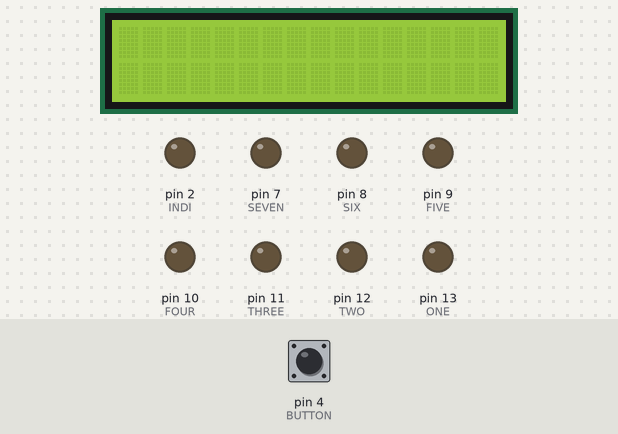
This sketch was run on a simulated Arduino Uno, built with avr-gcc and run on an emulated ATmega328P. Parts: 16×2 character LCD, output pins drawn as LEDs (lit = HIGH). Dashed ring = blinking. The inputs (shaded band) are chosen by the test bench; at power-on: pin 4 (BUTTON) LOW. Random numbers use the default seed unless the sketch sets one; what the sketch prints to the serial monitor is not drawn.

Above: at 1.2 s.
1.3 s: pin 4 (BUTTON) pulled HIGH for 0.15 s
At 4.2 s:
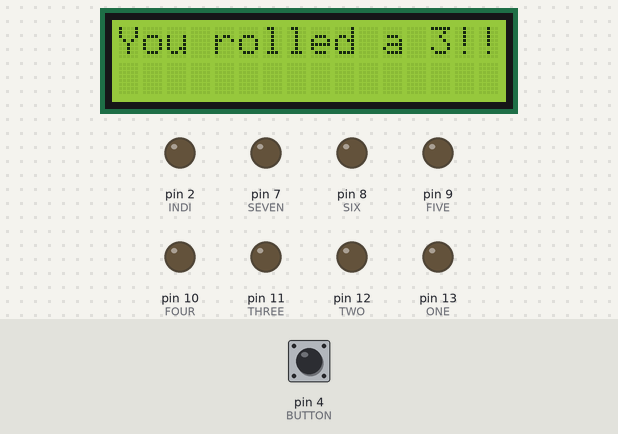
4.4 s: pin 4 (BUTTON) pulled HIGH for 1 s
At 6.1 s:
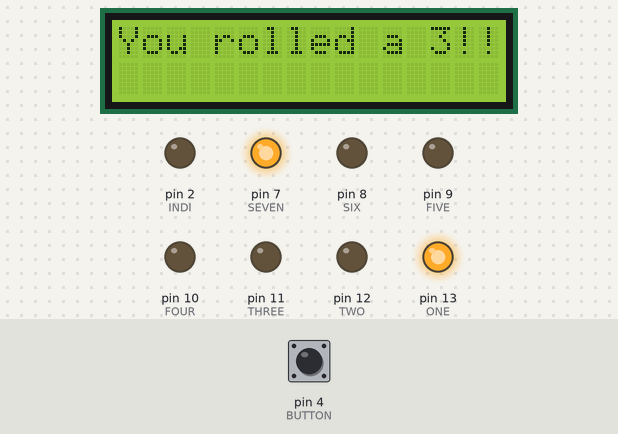
8.2 s: pin 4 (BUTTON) pulled HIGH for 3.2 s
At 9.0 s:
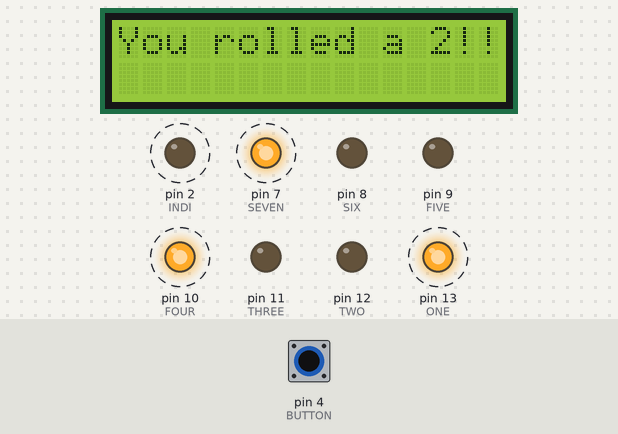
14.3 s: pin 4 (BUTTON) pulled HIGH for 0.15 s
At 16.0 s:
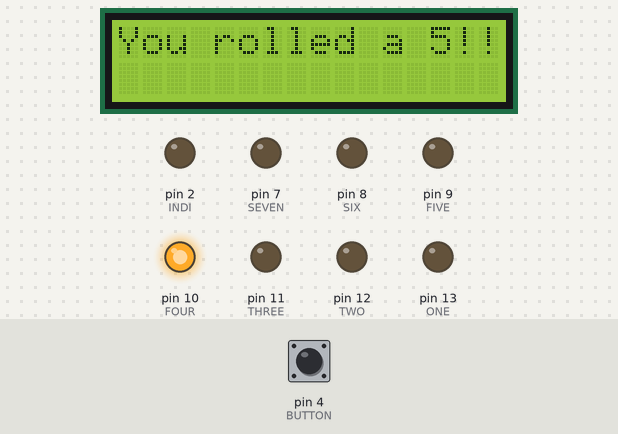
Timing chart, 0 to 18.1 s (numbered marks = the images above; inputs shaded):
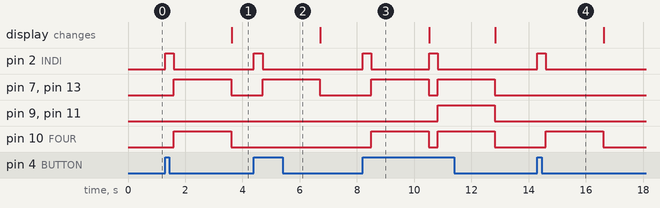

The sketch:

Electronic_Dice.ino
```cpp
//Electronic Dice Code
// Michael Sohanlall && Vincent Viray

#include <Wire.h>
#include <LCD.h>
#include <LiquidCrystal_I2C.h>

#define I2C_ADDR    0x3F // <<----- Add your address here.  Find it from I2C Scanner
#define BACKLIGHT_PIN     3
#define En_pin  2
#define Rw_pin  1
#define Rs_pin  0
#define D4_pin  4
#define D5_pin  5
#define D6_pin  6
#define D7_pin  7

int n = 1;

LiquidCrystal_I2C  lcd(I2C_ADDR,En_pin,Rw_pin,Rs_pin,D4_pin,D5_pin,D6_pin,D7_pin);

//Define variables

const int ONE = 13;
const int TWO = 12;
const int THREE = 11;
const int FOUR = 10;
const int FIVE = 9;
const int SIX = 8;
const int SEVEN = 7;
const int BUTTON = 4;
const int INDI = 2;//indicator light
/* this sets all of the terms to number values */

int val = 0; //integer value set to 0

int state = 0; //state set to 0, aka off

long randNumber; //this is needed for the random number gen

void setup(){
  pinMode(ONE, OUTPUT);
  pinMode(TWO, OUTPUT);
  pinMode(THREE, OUTPUT);
  pinMode(FOUR, OUTPUT);
  pinMode(FIVE, OUTPUT);
  pinMode(SIX, OUTPUT);
  pinMode(SEVEN, OUTPUT);
  pinMode(BUTTON, INPUT);
  pinMode(INDI, OUTPUT);
  Serial.begin(9600);
  randomSeed(analogRead(0));
  lcd.begin(16,2);   // initialize the lcd for 16 chars 2 lines, turn on backlight
}
/* this sets all of the pins to input
or output, and keeps them that way */

 void loop(){
   val = digitalRead(BUTTON); //value set to button state

   if (val == HIGH){
     digitalWrite(INDI, HIGH); //red light on
     delay(100);               //0.1 sec delay
     randNumber = random(1, 7);//creates a random number
     delay(100);               //0.1 sec delay
     Serial.println(randNumber);//prints the number to serial monitor
     delay(100);               //0.1 sec delay
     digitalWrite(INDI, LOW);  //red light off


     if (randNumber == 6){ //if it lands on 6
       digitalWrite(ONE, HIGH);
       digitalWrite(TWO, HIGH);
       digitalWrite(THREE, HIGH);
       digitalWrite(FIVE, HIGH);
       digitalWrite(SIX, HIGH);
       digitalWrite(SEVEN, HIGH);
       delay(2000);
       digitalWrite(ONE, LOW);
       digitalWrite(TWO, LOW);
       digitalWrite(THREE, LOW);
       digitalWrite(FIVE, LOW);
       digitalWrite(SIX, LOW);
       digitalWrite(SEVEN, LOW);

      lcd.setBacklightPin(BACKLIGHT_PIN,POSITIVE);
      lcd.setBacklight(HIGH);
      lcd.home (); // go home
      lcd.print("You rolled a 6!!");
     }
     if (randNumber == 5){ //lands on 5
       digitalWrite(ONE, HIGH);
       digitalWrite(THREE, HIGH);
       digitalWrite(FOUR, HIGH);
       digitalWrite(FIVE, HIGH);
       digitalWrite(SEVEN, HIGH);
       delay(2000);
       digitalWrite(ONE, LOW);
       digitalWrite(THREE, LOW);
       digitalWrite(FOUR, LOW);
       digitalWrite(FIVE, LOW);
       digitalWrite(SEVEN, LOW);

      lcd.setBacklightPin(BACKLIGHT_PIN,POSITIVE);
      lcd.setBacklight(HIGH);
      lcd.home (); // go home
      lcd.print("You rolled a 5!!");
     }
     if (randNumber == 4){ //lands on 4
       digitalWrite(ONE, HIGH);
       digitalWrite(THREE, HIGH);
       digitalWrite(FIVE, HIGH);
       digitalWrite(SEVEN, HIGH);
       delay(2000);
       digitalWrite(ONE, LOW);
       digitalWrite(THREE, LOW);
       digitalWrite(FIVE, LOW);
       digitalWrite(SEVEN, LOW);

      lcd.setBacklightPin(BACKLIGHT_PIN,POSITIVE);
      lcd.setBacklight(HIGH);
      lcd.home (); // go home
      lcd.print("You rolled a 4!!");

     }
     if (randNumber == 3){ //lands on 3
       digitalWrite(ONE, HIGH);
       digitalWrite(FOUR, HIGH);
       digitalWrite(SEVEN, HIGH);
       delay(2000);
       digitalWrite(ONE, LOW);
       digitalWrite(FOUR, LOW);
       digitalWrite(SEVEN, LOW);

      lcd.setBacklightPin(BACKLIGHT_PIN,POSITIVE);
      lcd.setBacklight(HIGH);
      lcd.home (); // go home
      lcd.print("You rolled a 3!!");

     }
     if (randNumber == 2){ //lands on 2
       digitalWrite(ONE, HIGH);
       digitalWrite(SEVEN, HIGH);
       delay(2000);
       digitalWrite(ONE, LOW);
       digitalWrite(SEVEN, LOW);

      lcd.setBacklightPin(BACKLIGHT_PIN,POSITIVE);
      lcd.setBacklight(HIGH);
      lcd.home (); // go home
      lcd.print("You rolled a 2!!");
     }
     if (randNumber == 1){//lands on 1
       digitalWrite(FOUR, HIGH);
       delay(2000);
       digitalWrite(FOUR, LOW);

      lcd.setBacklightPin(BACKLIGHT_PIN,POSITIVE);
      lcd.setBacklight(HIGH);
      lcd.home (); // go home
      lcd.print("You rolled a 1!!");
     }
   } //closes all loops
 }
```

Measured:
- after the input at 1.3 s, pin 2 (INDI): LOW → HIGH at once, → LOW 0.30 s later; pin 7 (SEVEN), pin 10 (FOUR), pin 13 (ONE): LOW → HIGH after 0.30 s, → LOW 2.0 s later; the display: changes after 2.3 s (image 1)
- after the input at 4.4 s, pin 2 (INDI): LOW → HIGH at once, → LOW 0.30 s later; pin 7 (SEVEN), pin 13 (ONE): LOW → HIGH after 0.30 s, → LOW 2.0 s later
- after the input at 8.2 s, pin 2 (INDI): alternates HIGH for 0.30 s and LOW for 2.0 s, 4 changes in all, then stays LOW, starting at once; pin 7 (SEVEN), pin 10 (FOUR), pin 13 (ONE): alternates HIGH for 2.0 s and LOW for 0.32 s, starting after 0.30 s; pin 9 (FIVE), pin 11 (THREE): LOW → HIGH after 2.6 s, → LOW 2.0 s later
- after the input at 14.3 s, pin 2 (INDI): LOW → HIGH at once, → LOW 0.30 s later; pin 10 (FOUR): LOW → HIGH after 0.30 s, → LOW 2.0 s later
